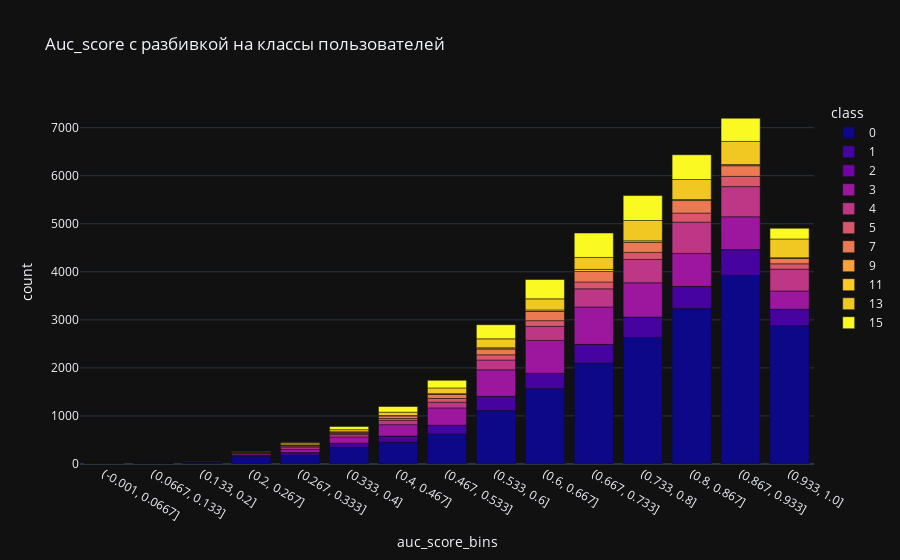

Notebook source saved alongside this figure:
### Code cell
build_histogram_with_classes().show()

### Figure 1 — Plotly figure (JSON) as saved in the notebook; plotly's stock layout.template omitted (floating-point values rounded to 4 significant figures)
{"data": [{"alignmentgroup": "True", "hovertemplate": "class=0<br>auc_score_bins=%{x}<br>count=%{y}<extra></extra>", "legendgroup": "0", "marker": {"color": "#0d0887", "pattern": {"shape": ""}}, "name": "0", "offsetgroup": "0", "orientation": "v", "showlegend": true, "textposition": "auto", "type": "bar", "x": ["(-0.001, 0.0667]", "(0.0667, 0.133]", "(0.133, 0.2]", "(0.2, 0.267]", "(0.267, 0.333]", "(0.333, 0.4]", "(0.4, 0.467]", "(0.467, 0.533]", "(0.533, 0.6]", "(0.6, 0.667]", "(0.667, 0.733]", "(0.733, 0.8]", "(0.8, 0.867]", "(0.867, 0.933]", "(0.933, 1.0]"], "xaxis": "x", "y": [6, 20, 38, 159, 184, 347, 453, 624, 1114, 1571, 2102, 2635, 3234, 3925, 2879], "yaxis": "y"}, {"alignmentgroup": "True", "hovertemplate": "class=1<br>auc_score_bins=%{x}<br>count=%{y}<extra></extra>", "legendgroup": "1", "marker": {"color": "#46039f", "pattern": {"shape": ""}}, "name": "1", "offsetgroup": "1", "orientation": "v", "showlegend": true, "textposition": "auto", "type": "bar", "x": ["(-0.001, 0.0667]", "(0.0667, 0.133]", "(0.133, 0.2]", "(0.2, 0.267]", "(0.267, 0.333]", "(0.333, 0.4]", "(0.4, 0.467]", "(0.467, 0.533]", "(0.533, 0.6]", "(0.6, 0.667]", "(0.667, 0.733]", "(0.733, 0.8]", "(0.8, 0.867]", "(0.867, 0.933]", "(0.933, 1.0]"], "xaxis": "x", "y": [2, 4, 4, 21, 53, 87, 130, 183, 294, 317, 388, 423, 462, 537, 342], "yaxis": "y"}, {"alignmentgroup": "True", "hovertemplate": "class=2<br>auc_score_bins=%{x}<br>count=%{y}<extra></extra>", "legendgroup": "2", "marker": {"color": "#7201a8", "pattern": {"shape": ""}}, "name": "2", "offsetgroup": "2", "orientation": "v", "showlegend": true, "textposition": "auto", "type": "bar", "x": ["(-0.001, 0.0667]", "(0.0667, 0.133]", "(0.133, 0.2]", "(0.2, 0.267]", "(0.267, 0.333]", "(0.333, 0.4]", "(0.4, 0.467]", "(0.467, 0.533]", "(0.533, 0.6]", "(0.6, 0.667]", "(0.667, 0.733]", "(0.733, 0.8]", "(0.8, 0.867]", "(0.867, 0.933]", "(0.933, 1.0]"], "xaxis": "x", "y": [0, 0, 0, 0, 0, 0, 0, 0, 0, 0, 0, 0, 1, 1, 0], "yaxis": "y"}, {"alignmentgroup": "True", "hovertemplate": "class=3<br>auc_score_bins=%{x}<br>count=%{y}<extra></extra>", "legendgroup": "3", "marker": {"color": "#9c179e", "pattern": {"shape": ""}}, "name": "3", "offsetgroup": "3", "orientation": "v", "showlegend": true, "textposition": "auto", "type": "bar", "x": ["(-0.001, 0.0667]", "(0.0667, 0.133]", "(0.133, 0.2]", "(0.2, 0.267]", "(0.267, 0.333]", "(0.333, 0.4]", "(0.4, 0.467]", "(0.467, 0.533]", "(0.533, 0.6]", "(0.6, 0.667]", "(0.667, 0.733]", "(0.733, 0.8]", "(0.8, 0.867]", "(0.867, 0.933]", "(0.933, 1.0]"], "xaxis": "x", "y": [3, 3, 8, 33, 70, 130, 236, 361, 552, 684, 778, 713, 685, 682, 380], "yaxis": "y"}, {"alignmentgroup": "True", "hovertemplate": "class=4<br>auc_score_bins=%{x}<br>count=%{y}<extra></extra>", "legendgroup": "4", "marker": {"color": "#bd3786", "pattern": {"shape": ""}}, "name": "4", "offsetgroup": "4", "orientation": "v", "showlegend": true, "textposition": "auto", "type": "bar", "x": ["(-0.001, 0.0667]", "(0.0667, 0.133]", "(0.133, 0.2]", "(0.2, 0.267]", "(0.267, 0.333]", "(0.333, 0.4]", "(0.4, 0.467]", "(0.467, 0.533]", "(0.533, 0.6]", "(0.6, 0.667]", "(0.667, 0.733]", "(0.733, 0.8]", "(0.8, 0.867]", "(0.867, 0.933]", "(0.933, 1.0]"], "xaxis": "x", "y": [1, 3, 6, 14, 44, 48, 88, 119, 204, 293, 377, 486, 652, 628, 455], "yaxis": "y"}, {"alignmentgroup": "True", "hovertemplate": "class=5<br>auc_score_bins=%{x}<br>count=%{y}<extra></extra>", "legendgroup": "5", "marker": {"color": "#d8576b", "pattern": {"shape": ""}}, "name": "5", "offsetgroup": "5", "orientation": "v", "showlegend": true, "textposition": "auto", "type": "bar", "x": ["(-0.001, 0.0667]", "(0.0667, 0.133]", "(0.133, 0.2]", "(0.2, 0.267]", "(0.267, 0.333]", "(0.333, 0.4]", "(0.4, 0.467]", "(0.467, 0.533]", "(0.533, 0.6]", "(0.6, 0.667]", "(0.667, 0.733]", "(0.733, 0.8]", "(0.8, 0.867]", "(0.867, 0.933]", "(0.933, 1.0]"], "xaxis": "x", "y": [1, 0, 0, 7, 22, 23, 40, 79, 108, 118, 144, 147, 188, 214, 110], "yaxis": "y"}, {"alignmentgroup": "True", "hovertemplate": "class=7<br>auc_score_bins=%{x}<br>count=%{y}<extra></extra>", "legendgroup": "7", "marker": {"color": "#ed7953", "pattern": {"shape": ""}}, "name": "7", "offsetgroup": "7", "orientation": "v", "showlegend": true, "textposition": "auto", "type": "bar", "x": ["(-0.001, 0.0667]", "(0.0667, 0.133]", "(0.133, 0.2]", "(0.2, 0.267]", "(0.267, 0.333]", "(0.333, 0.4]", "(0.4, 0.467]", "(0.467, 0.533]", "(0.533, 0.6]", "(0.6, 0.667]", "(0.667, 0.733]", "(0.733, 0.8]", "(0.8, 0.867]", "(0.867, 0.933]", "(0.933, 1.0]"], "xaxis": "x", "y": [0, 1, 1, 7, 18, 32, 58, 85, 125, 194, 219, 207, 261, 223, 115], "yaxis": "y"}, {"alignmentgroup": "True", "hovertemplate": "class=9<br>auc_score_bins=%{x}<br>count=%{y}<extra></extra>", "legendgroup": "9", "marker": {"color": "#fb9f3a", "pattern": {"shape": ""}}, "name": "9", "offsetgroup": "9", "orientation": "v", "showlegend": true, "textposition": "auto", "type": "bar", "x": ["(-0.001, 0.0667]", "(0.0667, 0.133]", "(0.133, 0.2]", "(0.2, 0.267]", "(0.267, 0.333]", "(0.333, 0.4]", "(0.4, 0.467]", "(0.467, 0.533]", "(0.533, 0.6]", "(0.6, 0.667]", "(0.667, 0.733]", "(0.733, 0.8]", "(0.8, 0.867]", "(0.867, 0.933]", "(0.933, 1.0]"], "xaxis": "x", "y": [0, 0, 0, 0, 0, 0, 0, 0, 1, 1, 0, 0, 1, 0, 1], "yaxis": "y"}, {"alignmentgroup": "True", "hovertemplate": "class=11<br>auc_score_bins=%{x}<br>count=%{y}<extra></extra>", "legendgroup": "11", "marker": {"color": "#fdca26", "pattern": {"shape": ""}}, "name": "11", "offsetgroup": "11", "orientation": "v", "showlegend": true, "textposition": "auto", "type": "bar", "x": ["(-0.001, 0.0667]", "(0.0667, 0.133]", "(0.133, 0.2]", "(0.2, 0.267]", "(0.267, 0.333]", "(0.333, 0.4]", "(0.4, 0.467]", "(0.467, 0.533]", "(0.533, 0.6]", "(0.6, 0.667]", "(0.667, 0.733]", "(0.733, 0.8]", "(0.8, 0.867]", "(0.867, 0.933]", "(0.933, 1.0]"], "xaxis": "x", "y": [0, 0, 0, 0, 2, 5, 4, 13, 21, 29, 43, 33, 21, 23, 11], "yaxis": "y"}, {"alignmentgroup": "True", "hovertemplate": "class=13<br>auc_score_bins=%{x}<br>count=%{y}<extra></extra>", "legendgroup": "13", "marker": {"color": "#f0c821", "pattern": {"shape": ""}}, "name": "13", "offsetgroup": "13", "orientation": "v", "showlegend": true, "textposition": "auto", "type": "bar", "x": ["(-0.001, 0.0667]", "(0.0667, 0.133]", "(0.133, 0.2]", "(0.2, 0.267]", "(0.267, 0.333]", "(0.333, 0.4]", "(0.4, 0.467]", "(0.467, 0.533]", "(0.533, 0.6]", "(0.6, 0.667]", "(0.667, 0.733]", "(0.733, 0.8]", "(0.8, 0.867]", "(0.867, 0.933]", "(0.933, 1.0]"], "xaxis": "x", "y": [1, 1, 5, 7, 27, 43, 69, 119, 186, 230, 248, 424, 416, 481, 390], "yaxis": "y"}, {"alignmentgroup": "True", "hovertemplate": "class=15<br>auc_score_bins=%{x}<br>count=%{y}<extra></extra>", "legendgroup": "15", "marker": {"color": "#faf921", "pattern": {"shape": ""}}, "name": "15", "offsetgroup": "15", "orientation": "v", "showlegend": true, "textposition": "auto", "type": "bar", "x": ["(-0.001, 0.0667]", "(0.0667, 0.133]", "(0.133, 0.2]", "(0.2, 0.267]", "(0.267, 0.333]", "(0.333, 0.4]", "(0.4, 0.467]", "(0.467, 0.533]", "(0.533, 0.6]", "(0.6, 0.667]", "(0.667, 0.733]", "(0.733, 0.8]", "(0.8, 0.867]", "(0.867, 0.933]", "(0.933, 1.0]"], "xaxis": "x", "y": [0, 1, 0, 6, 23, 67, 119, 159, 295, 403, 509, 519, 516, 483, 224], "yaxis": "y"}], "layout": {"barmode": "relative", "legend": {"title": {"text": "class"}, "tracegroupgap": 0}, "title": {"text": "Auc_score с разбивкой на классы пользователей"}, "xaxis": {"anchor": "y", "domain": [0, 1], "title": {"text": "auc_score_bins"}}, "yaxis": {"anchor": "x", "domain": [0, 1], "title": {"text": "count"}}}}
